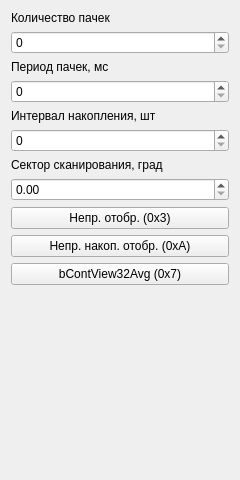
<?xml version="1.0" encoding="UTF-8"?>
<ui version="4.0">
 <class>ControlForm</class>
 <widget class="QWidget" name="ControlForm">
  <property name="geometry">
   <rect>
    <x>0</x>
    <y>0</y>
    <width>240</width>
    <height>480</height>
   </rect>
  </property>
  <property name="windowTitle">
   <string>Form</string>
  </property>
  <layout class="QGridLayout" name="gridLayout">
   <item row="0" column="0">
    <widget class="QLabel" name="label">
     <property name="text">
      <string>Количество пачек</string>
     </property>
    </widget>
   </item>
   <item row="1" column="0">
    <widget class="QSpinBox" name="leNumberOfMultOsc">
     <property name="maximum">
      <number>1000000</number>
     </property>
    </widget>
   </item>
   <item row="2" column="0">
    <widget class="QLabel" name="label_2">
     <property name="text">
      <string>Период пачек, мс</string>
     </property>
    </widget>
   </item>
   <item row="3" column="0">
    <widget class="QSpinBox" name="leMulOscDelay">
     <property name="maximum">
      <number>1000000</number>
     </property>
    </widget>
   </item>
   <item row="4" column="0">
    <widget class="QLabel" name="label_3">
     <property name="text">
      <string>Интервал накопления, шт</string>
     </property>
    </widget>
   </item>
   <item row="5" column="0">
    <widget class="QSpinBox" name="leRasterPeriod">
     <property name="maximum">
      <number>1000000</number>
     </property>
    </widget>
   </item>
   <item row="6" column="0">
    <widget class="QLabel" name="label_4">
     <property name="text">
      <string>Сектор сканирования, град</string>
     </property>
    </widget>
   </item>
   <item row="7" column="0">
    <widget class="QDoubleSpinBox" name="leScanSector">
     <property name="maximum">
      <double>999.990000000000009</double>
     </property>
    </widget>
   </item>
   <item row="8" column="0">
    <widget class="QPushButton" name="bContView">
     <property name="text">
      <string>Непр. отобр. (0x3)</string>
     </property>
    </widget>
   </item>
   <item row="9" column="0">
    <widget class="QPushButton" name="bContAvg">
     <property name="text">
      <string>Непр. накоп. отобр. (0xA)</string>
     </property>
    </widget>
   </item>
   <item row="10" column="0">
    <widget class="QPushButton" name="bContView32Avg">
     <property name="text">
      <string>bContView32Avg (0x7)</string>
     </property>
    </widget>
   </item>
   <item row="11" column="0">
    <spacer name="verticalSpacer">
     <property name="orientation">
      <enum>Qt::Vertical</enum>
     </property>
     <property name="sizeHint" stdset="0">
      <size>
       <width>20</width>
       <height>168</height>
      </size>
     </property>
    </spacer>
   </item>
  </layout>
 </widget>
 <resources/>
 <connections/>
</ui>
